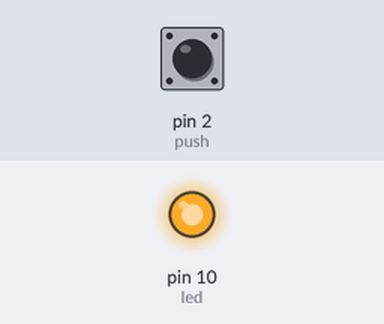
Simulated run of this sketch. Board: Arduino Uno, built with avr-gcc and run on an emulated ATmega328P. Shown: output pins drawn as LEDs (lit = HIGH). The inputs (shaded band) are chosen by the test bench; at power-on: pin 2 (push) LOW.

Above: at 0.1 s.
Timing chart, 0 to 1.6 s (numbered marks = the images above):
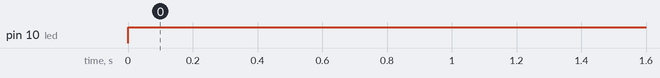

Measured:
- by itself, pin 10 (led): LOW → HIGH at 0.00 s

The sketch:

switch.ino
```cpp
int push=2;
int led=10;
void setup() {
  pinMode(led,OUTPUT);
  pinMode(push,INPUT);


}

void loop() {
  if (digitalRead(push)==HIGH){
    digitalWrite(led,HIGH);
    }
   else if (digitalRead(push)==LOW){
    digitalWrite(led,HIGH);
    }

}
```
